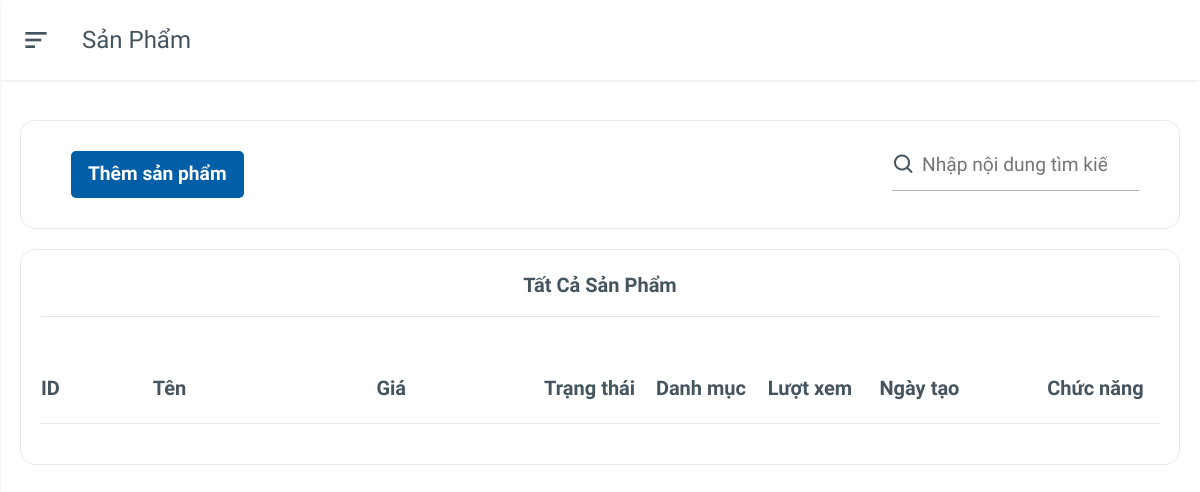
Page /home/product on the earlier database version.
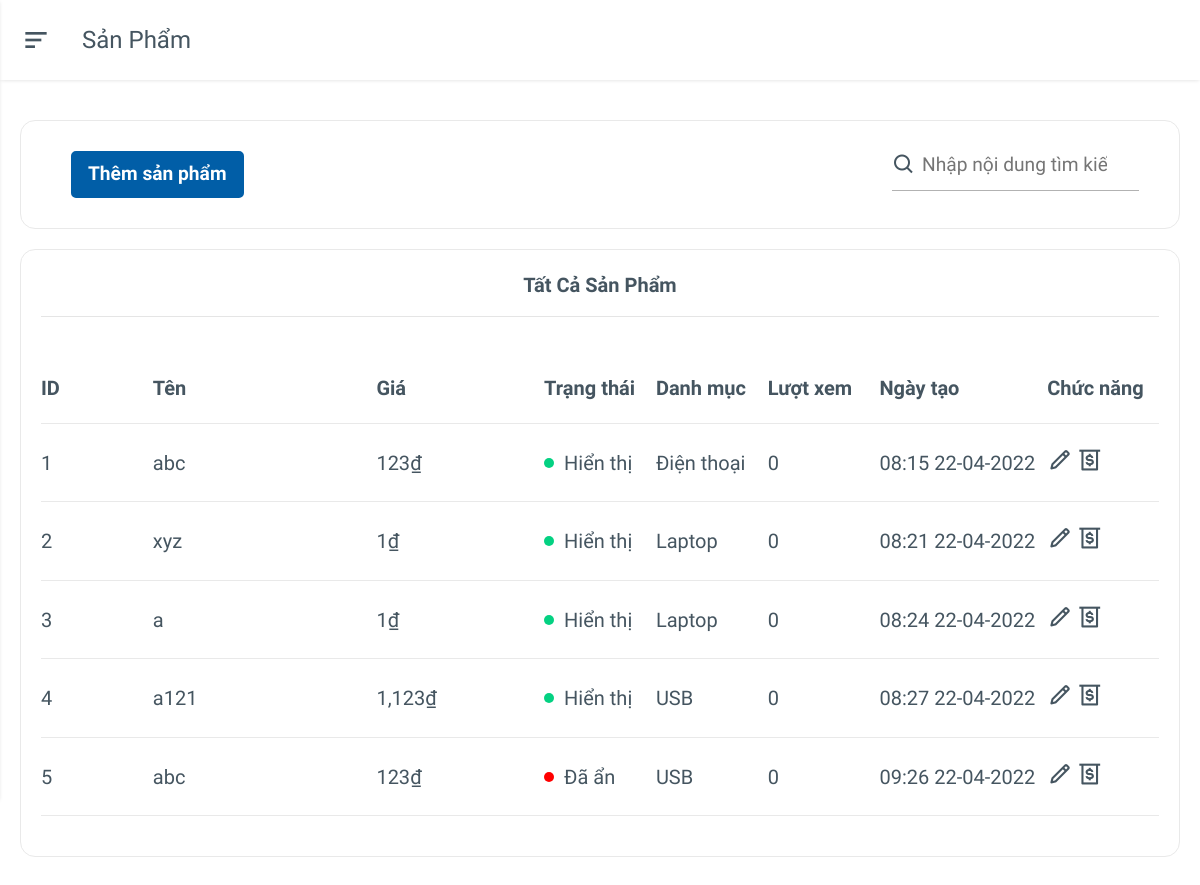
Same page on the later database version.
### web/models.py (models this page shows)
class Product(models.Model):
    pd_id = models.BigAutoField(primary_key=True)
    pd_name = models.CharField(max_length=250, null=True)
    pd_price = models.FloatField()
    pd_spec = models.TextField(null=True)
    pd_description = models.TextField(null=True)
    pd_status = models.CharField(default=0, max_length=5, null=True)
    pd_view = models.PositiveBigIntegerField(default=0)
    pd_date_created = models.DateTimeField(auto_now=False, auto_now_add=True)
    pd_quantity = models.PositiveSmallIntegerField(default=0)
    category = models.ForeignKey(Category, on_delete=models.CASCADE)

### web/views.py (the view, shortened to what this page needs)
# urls.py: path('home/product', views.product, name='product'),
def product(request):
    all_product = list(Product.objects.values('pd_id', 'pd_name', 'pd_price', 'pd_spec', 'pd_description', 'pd_status', 'pd_quantity',
                                              'category__category_name', 'productdiscount__pdd_discount', 'productdiscount__pdd_active', 'productdiscount__pdd_date_start', 'productdiscount__pdd_date_end', 'pd_view', 'pd_date_created'))
    all_category = Category.objects.all()
    return render(request, 'admin/product.html', {'products': all_product, 'categorys': all_category})

### templates/admin/product.html (shortened to what this page needs)
{% extends 'admin/base.html' %}
{% load static %}
{% load humanize %}
{% block content %}
<div class="main">
    <div class="main-header">
        <div class="mobile-toggle" id="mobile-toggle">
            <i class='bx bx-menu-alt-left'></i>
        </div>
        <div class="main-title">
            Sản phẩm
        </div>
    </div>
    <div class="main-content">
        <div class="row">
            <div class="col-12 col-bot">
                <div class="box">
                    <div style="padding: 0 20px;" class="row">
                        <div class="col-12 col-sm-4 col-md-3 col-lg-3 col-xl-3">
                            <div class="button-action button-action-list">
                                <button type="button" id="btn_ok" data-toggle="modal" data-target="#ModalAddProduct">
                                    Thêm sản phẩm
                                </button>
                            </div>
                        </div>
                        <div class="col-6 col-sm-1 col-md-3 col-lg-3 col-xl-3"></div>
                        <div class="col-12 col-sm-1 col-md-2 col-lg-2 col-xl-3"></div>
                        <div class="col-12 col-sm-6 col-md-4 col-lg-4 col-xl-3">
                            <div>
                                <span style="font-size: 1.5rem; margin-top: 8px; position: absolute;"><i
                                        class='bx bx-search'></i></span>
                                <input
                                    style="text-align: center ;width: 100%; ;font-size: 1.2rem; padding: 10px 15px 10px 30px; border: none; border-bottom: 1px solid rgba( 0,0,0, 0.3); outline: none; "
                                    placeholder="Nhập nội dung tìm kiếm" type="search" name="" id="">
                            </div>
                        </div>
                    </div>
                </div>
            </div>
        </div>
        <div class="row">
            <div class="col-12">
                <div class="box">
                    <div class="box-header text-center">Tất cả sản phẩm</div>
                    <hr>
                    <div class="box-body overflow-scroll">
                        <table>
                            <thead>
                                <tr>
                                    <th width="10%">ID</th>
                                    <th width="20%">Tên</th>
                                    <th width="15%">Giá</th>
                                    <th width="10%">Trạng thái</th>
                                    <th width="10%">Danh mục</th>
                                    <th width="10%">Lượt xem</th>
                                    <th width="15%">Ngày tạo</th>
                                    <th width="10%">Chức năng</th>
                                </tr>
                            </thead>
                            <tbody>
                                {% for product in products %}
                                <tr>
                                    <td>{{ product.pd_id }}</td>
                                    <td>
                                        <span>{{ product.pd_name }}</span>
                                    </td>
                                    <td>
                                        {% now "F d ,Y, g:i a" as now %}
                                        {% if product.productdiscount__pdd_discount and product.productdiscount__pdd_active == 1 %}
                                            {% if not product.productdiscount__pdd_date_start and not product.productdiscount__pdd_date_end %}
                                                {{ product.productdiscount__pdd_discount | floatformat:0 | intcomma }}₫
                                                <br>
                                                <del style="font-size: 15px;">{{ product.pd_price | floatformat:0 | intcomma }}₫</del>
                                            {% elif product.productdiscount__pdd_date_start|date:'F d ,Y, g:i a' < now and now < product.productdiscount__pdd_date_end|date:'F d ,Y, g:i a' %}
                                                {{ product.productdiscount__pdd_discount | floatformat:0 | intcomma }}₫
                                                <br>
                                                <del style="font-size: 15px;">{{ product.pd_price | floatformat:0 | intcomma }}₫</del>
                                            {% else %}
                                                {{ product.pd_price | floatformat:0 | intcomma }}₫
                                            {% endif %}
                                        {% else %}
                                            {{ product.pd_price | floatformat:0 | intcomma }}₫
                                        {%endif%}
                                    </td>
                                    <td>
                                        {% if product.pd_status == '1' %}
                                        <div class="payment-status payment-paid">
                                            <div class="dot"></div>
                                            <span>Hiển thị</span>
                                        </div>
                                        {% else %}
                                        <div class="payment-status payment-pending">
                                            <div class="dot"></div>
                                            <span>Đã ẩn</span>
                                        </div>
                                        {% endif %}
                                    </td>
                                    <td>{{ product.category__category_name }}</td>
                                    <td>{{ product.pd_view }}</td>
                                    <td>{{ product.pd_date_created | date:'H:i d-m-Y' }}</td>
                                    <td>
                                        <div>
                                            <a class="product_update" style="font-size: 25px" id="{{ product.pd_id }}"
                                            data-toggle="modal" data-target="#ModalUpdateProduct" title="Chỉnh sửa">
                                            <i class='bx bx-pencil'></i></a>
                                            <a class="product_discount" style="font-size: 25px" id="{{ product.pd_id }}"
                                            data-toggle="modal" data-target="#ModalUpdatePriceProduct" title="Giảm giá">
                                            <i class='bx bx-money-withdraw'></i></a>
                                        </div>
                                    </td>
                                </tr>
                                {% endfor %}
                            </tbody>
                        </table>
                    </div>
                </div>
            </div>
        </div>
    </div>
</div>
<aside class="main-content add_tindang">
</aside>
{% endblock %}

### templates/admin/base.html (shortened to what this page needs)
{% load static %}
{% load humanize %}
<!DOCTYPE html>
<html lang="en">
<head>
    <link href='https://unpkg.com/boxicons@2.1.1/css/boxicons.min.css' rel='stylesheet'>
    <link rel="stylesheet" href="{% static 'lib/bootstrap.css' %}">
    <link rel="stylesheet" href="{% static 'css/admin.css' %}">
</head>
<body>
{% block content %}{% endblock %}
</body>
</html>

### static/css/admin.css (style rules this page uses)
:root { --body-bg: #fff; --box-bg: #ffffff; --main-color: #015ea7; --text-color: #455560; --text-second-color: #72849ab3; --border-color: #e9e9e9; --menu-item-active-bg: rgba(62, 121, 247, 0.1); --box-border-radius: 15px; --sidebar-size: 300px; --sidebar-logo-img-size: 60px; --sidebar-logo-size: 80px; --profile-image-size: 45px; --main-header-height: 80px; --shadow: 0 1px 4px -1px rgb(0 0 0 / 15%); --darkmode-toggle-size: 20px; }
* { padding: 0; margin: 0; box-sizing: border-box; }
body { font-family: 'Oswald', sans-serif; background-color: var(--body-bg); color: var(--text-color); position: relative; }
a { text-decoration: none !important; color: unset; display: inline-block; }
table { font-size: 20px; }
.main { padding-left: var(--sidebar-size); }
.main-header { height: var(--main-header-height); display: flex; align-items: center; padding: 20px; background-color: var(--box-bg); box-shadow: var(--shadow); }
.mobile-toggle { display: none; }
.main-title { text-transform: capitalize; font-size: 1.5rem; }
.main-content { padding: 20px; }
.box { background-color: var(--box-bg); padding: 20px; border: 0.5px solid var(--border-color); border-radius: var(--box-border-radius); }
.col-bot { margin-bottom: 20px; }
.box-header { text-transform: capitalize; font-size: 1.25rem; font-weight: 700; }
.box-body { padding: 20px 0; }
table { width: 100%; min-width: 1000px; }
table thead tr { text-align: left; }
table th, table td { padding: 20px 0; border-bottom: 1px solid var(--border-color); }
.payment-status { display: flex; align-items: center; }
.payment-status .dot { width: 10px; height: 10px; border-radius: 50%; margin-right: 10px; }
.payment-paid .dot { background-color: #04d182; }
.payment-pending .dot { background-color: red; }
.overflow-scroll { overflow-y: auto; }
@media only screen and (max-width: 1280px) { .main { padding-left: 0; } }
@media only screen and (max-width: 1280px) { .mobile-toggle, .sidebar-close { display: grid; place-items: center; font-size: 2rem; margin-right: 30px; cursor: pointer; } }
.button-action button { font-size: 1.2rem; font-weight: 600; padding: 7px 15px; border-radius: 5px; margin: 10px; background-color: white; color: rgb(0 0 0 / 80%); border: 2px solid rgb(0 0 0 / 80%); }
.button-action #btn_ok { background-color: #015ea7; border-color: #015ea7; color: white; border-style: solid; }

Differences in the rows shown:
added Product: pd_id "1", pd_name "abc", pd_price "123", pd_status "1" (drawn), category__category_name "Điện thoại", pd_view "0", pd_date_created "08:15 22-04-2022"
added Product: pd_id "2", pd_name "xyz", pd_price "1", pd_status "1" (drawn), category__category_name "Laptop", pd_view "0", pd_date_created "08:21 22-04-2022"
added Product: pd_id "3", pd_name "a", pd_price "1", pd_status "1" (drawn), category__category_name "Laptop", pd_view "0", pd_date_created "08:24 22-04-2022"
added Product: pd_id "4", pd_name "a121", pd_price "1,123", pd_status "1" (drawn), category__category_name "USB", pd_view "0", pd_date_created "08:27 22-04-2022"
added Product: pd_id "5", pd_name "abc", pd_price "123", pd_status "0" (drawn), category__category_name "USB", pd_view "0", pd_date_created "09:26 22-04-2022"
